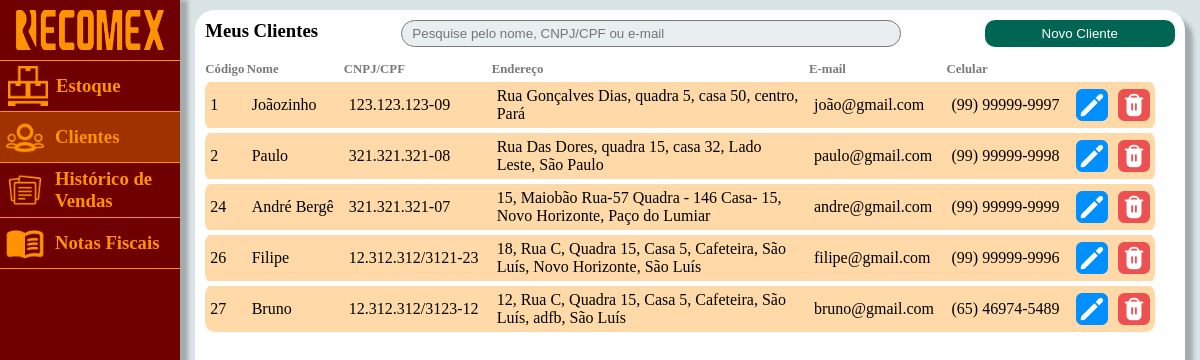
/app/views/Clientes/clientes.php (signed in), run on the app's committed database.
### tables this page shows
CREATE TABLE `clientes` (
  `id_clientes` int(11) NOT NULL,
  `nome` varchar(60) NOT NULL,
  `cnpj_cpf` varchar(50) NOT NULL,
  `inscrição_estadual` varchar(50) NOT NULL,
  `endereco` varchar(150) NOT NULL,
  `email` varchar(150) NOT NULL,
  `cidade` varchar(50) NOT NULL,
  `bairro` varchar(140) NOT NULL,
  `numero` varchar(140) NOT NULL,
  `cep` varchar(50) NOT NULL,
  `celular` varchar(20) NOT NULL
);

### app/views/Clientes/clientes.php (the view, shortened to what this page needs)
<?php
include('../../helpers/conexao.php');
$filtro_sql = "";
$sql = "SELECT * FROM clientes $filtro_sql";
$query = mysqli_query($mysqli, $sql);
?>
<!DOCTYPE html>
<html lang="en">
<head>
    <link rel="stylesheet" href="style.css">
    <link rel="stylesheet" href="https://cdnjs.cloudflare.com/ajax/libs/animate.css/4.1.1/animate.min.css" />
</head>
<body>
    <header>
        <div class="logo">
            <img src="../../../img/logo_recomex2.png" height="40vh" alt="">
        </div>
        <a href="../Estoque/estoque.php">
            <div class="estoque">
                <img src="../../../img/icone_estoque.png" height="40vh" alt="">
                <h3>Estoque</h3>
            </div>
        </a>
        <a href="../Clientes/clientes.php">
            <div class="clientes">
                <img src="../../../img/typcn_group-outline.png" height="40vh" alt="">
                <h3>Clientes</h3>
            </div>
        </a>
        <a href="../Vendas/vendas.php">
            <div class="vendas">
                <img src="../../../img/arcticons_notebook.png" height="40vh" alt="">
                <h3>Histórico de Vendas</h3>
            </div>
        </a>
        <a href="../Notas/notas.php">
            <div class="Notas">
                <img src="../../../img/ri_profile-fill.png" height="40vh" alt="">
                <h3>Notas Fiscais</h3>
            </div>
        </a>
    </header>
    <main>
        <div class="container" style=" background: white; box-shadow: 8px 8px 4px rgba(0, 0, 0, 0.25)">
            <nav style="display: flex; justify-content:space-between; ">
                <h3>Meus Clientes</h3>
                <form method="POST" action="">
                    <input class="input_search" type="text" placeholder="Pesquise pelo nome, CNPJ/CPF ou e-mail" value="<?php echo $_POST["filtro"]; ?>" name="filtro">
                </form>
                <button class="btn-add" onclick="document.getElementById('add').style.display='block'">Novo Cliente</button>
            </nav>
            <div class="tabl">
                <table class="table">
                    <thead>
                        <th scope="col">Código</th>
                        <th scope="col">Nome</th>
                        <th scope="col">CNPJ/CPF</th>
                        <th scope="col">Endereço</th>
                        <th scope="col">E-mail</th>
                        <th scope="col">Celular</th>
                    </thead>
                    <tbody>
                        <?php
                        while ($data = mysqli_fetch_assoc($query)) {
                            $id = $data['id_clientes'];
                            $resNum = '';
                            if ($data['numero'] != '') {
                                $resNum = $data['numero'] . ", ";
                            }
                            echo "<tr >";
                            echo "<td class=\"pri\" >"   . $data['id_clientes'] . "</td>";
                            echo "<td>"   . $data['nome'] . "</td>";
                            echo "<td>"   . $data['cnpj_cpf'] . "</td>";
                            echo "<td>"   . $resNum . $data['endereco'] . ", " . $data['bairro'] . ", " . $data['cidade'] . "</td>";
                            echo "<td>"   . $data['email'] . "</td>";
                            echo "<td>"   . $data['celular'] . "</td>";
                            echo "<td class=\"penult\"  > <a href='../modal-de-editar/editecliente.php?id=$id' > <img src='../../../img/pencil.png' alt=''> </a> </td>";
                            echo "<td class=\"ult\"  > <a href='../../views/modal-de-confirmar-delete/modalconfdeletecliente.php?id=$id'>  <img src='../../../img/trash.png' alt=''> </a> </td>";
                        }
                        ?>
                    </tbody>
                </table>
            </div>
        </div>
    </main>
    <link rel='stylesheet' href='https://cdn-uicons.flaticon.com/uicons-solid-rounded/css/uicons-solid-rounded.css'>
</body>
</html>

### app/views/Clientes/style.css (style rules this page uses)
* { margin: 0; padding: 0; box-sizing: border-box; }
body { background-color: #dae4e6; display: flex; flex-direction: row; overflow: hidden; }
a { text-decoration: none; }
header { width: 15vw; height: auto; background: #6F0000; box-shadow: 8px 0px 4px rgba(0, 0, 0, 0.25); display: flex; flex-direction: column; }
.logo { display: flex; align-items: center; justify-content: center; padding: 10px 0; }
.estoque { display: flex; align-items: center; border-top: solid 1px #FF9200; color: #FF9200; padding: 5px 0; }
.clientes { display: flex; align-items: center; background-color: rgba(255, 146, 0, 0.34); border-top: solid 1px #FF9200; color: #FF9200; padding: 5px 5px; }
.clientes>h3 { padding-left: 10px; }
.vendas { display: flex; align-items: center; border-top: solid 1px #FF9200; color: #FF9200; padding: 5px 5px; }
.vendas>h3 { padding-left: 10px; }
.notas { display: flex; align-items: center; border-top: solid 1px #FF9200; border-bottom: solid 1px #FF9200; color: #FF9200; padding: 5px 5px; }
.notas>h3 { padding-left: 10px; }
main { width: 85vw; height: 100vh; display: flex; flex-direction: row; justify-content: center; padding-top: 10px; }
.container { width: 97%; height: 97vh; border-radius: 20px; padding: 10px; }
.btn-add { min-width: 190px; background-color: #006653; border: none; border-radius: 10px; padding: 5px 40px; color: #ffffff; cursor: pointer; }
.input_search { width: 500px; background-color: #E9EFF0; border: solid 1px #7a7a7a; border-radius: 15px; padding: 5px 20px 5px 10px; }
.tabl { height: 95%; margin-top: 10px; overflow-y: scroll; }
.table { width: 98%; border-collapse: collapse; text-align: left; }
th { color: #7a7a7a; font-size: 0.8em; }
tr { border-top: 5px solid #ffffff; }
td { background-color: rgba(255, 146, 0, 0.34); max-width: 300px; padding: 5px; }
.penult { width: 40px; }
.ult { width: 40px; padding: 5px; text-align: left; border-bottom-right-radius: 10px; border-top-right-radius: 10px; }
.pri { border-top-left-radius: 10px; border-bottom-left-radius: 10px; padding-left: 5px; }

### data on the page
clientes: id_clientes "1", nome "Joãozinho", cnpj_cpf "123.123.123-09", endereco "Rua Gonçalves Dias, quadra 5, casa 50", bairro "centro", cidade "Pará", email "joão@gmail.com", celular "(99) 99999-9997"
clientes: id_clientes "2", nome "Paulo", cnpj_cpf "321.321.321-08", endereco "Rua Das Dores, quadra 15, casa 32", bairro "Lado Leste", cidade "São Paulo", email "paulo@gmail.com", celular "(99) 99999-9998"
clientes: id_clientes "24", nome "André Bergê", cnpj_cpf "321.321.321-07", numero "15,", endereco "Maiobão Rua-57 Quadra - 146 Casa- 15", bairro "Novo Horizonte", cidade "Paço do Lumiar", email "andre@gmail.com", celular "(99) 99999-9999"
clientes: id_clientes "26", nome "Filipe", cnpj_cpf "12.312.312/3121-23", numero "18,", endereco "Rua C, Quadra 15, Casa 5, Cafeteira, São Luís", bairro "Novo Horizonte", cidade "São Luís", email "filipe@gmail.com", celular "(99) 99999-9996"
clientes: id_clientes "27", nome "Bruno", cnpj_cpf "12.312.312/3123-12", numero "12,", endereco "Rua C, Quadra 15, Casa 5, Cafeteira, São Luís", bairro "adfb", cidade "São Luís", email "bruno@gmail.com", celular "(65) 46974-5489"
